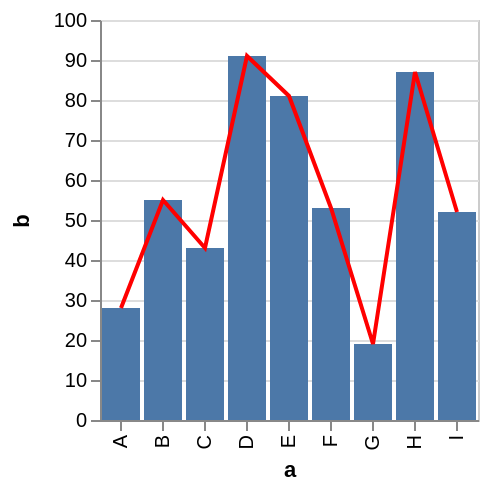

This figure's Vega-Lite source:
### Vega specification from a JSON file in a GitHub repository (floating-point values rounded to 4 significant figures)
{"$schema": "https://vega.github.io/schema/vega/v3.0.json", "autosize": "pad", "padding": 5, "encode": {"update": {"stroke": {"value": "#ccc"}, "fill": {"value": "transparent"}}}, "data": [{"name": "source_0", "values": [{"a": "A", "b": 28}, {"a": "B", "b": 55}, {"a": "C", "b": 43}, {"a": "D", "b": 91}, {"a": "E", "b": 81}, {"a": "F", "b": 53}, {"a": "G", "b": 19}, {"a": "H", "b": 87}, {"a": "I", "b": 52}]}, {"name": "data_1", "source": "source_0", "transform": [{"type": "formula", "expr": "toNumber(datum[\"b\"])", "as": "b"}, {"type": "filter", "expr": "datum[\"b\"] !== null && !isNaN(datum[\"b\"])"}]}, {"name": "data_2", "source": "source_0", "transform": [{"type": "formula", "expr": "toNumber(datum[\"b\"])", "as": "b"}, {"type": "filter", "expr": "datum[\"b\"] !== null && !isNaN(datum[\"b\"])"}, {"type": "collect", "sort": {"field": "a", "order": "descending"}}]}], "signals": [{"name": "x_step", "value": 21}, {"name": "width", "update": "bandspace(domain('x').length, 0.1, 0.05) * x_step"}, {"name": "height", "update": "200"}], "marks": [{"name": "layer_0_marks", "type": "rect", "clip": true, "role": "bar", "from": {"data": "data_1"}, "encode": {"update": {"x": {"scale": "x", "field": "a"}, "width": {"scale": "x", "band": true}, "y": {"scale": "y", "field": "b"}, "y2": {"scale": "y", "value": 0}, "fill": {"value": "#4c78a8"}}}}, {"name": "layer_1_marks", "type": "line", "clip": true, "from": {"data": "data_2"}, "encode": {"update": {"x": {"scale": "x", "field": "a", "band": 0.5}, "y": {"scale": "y", "field": "b"}, "stroke": {"value": "red"}}}}], "scales": [{"name": "x", "type": "band", "domain": {"fields": [{"data": "data_1", "field": "a"}, {"data": "data_2", "field": "a"}], "sort": true}, "range": {"step": {"signal": "x_step"}}, "round": true, "paddingInner": 0.1, "paddingOuter": 0.05}, {"name": "y", "type": "linear", "domain": {"fields": [{"data": "data_1", "field": "b"}, {"data": "data_2", "field": "b"}], "sort": true}, "range": [{"signal": "height"}, 0], "round": true, "nice": true, "zero": true}], "axes": [{"scale": "x", "orient": "bottom", "tickCount": 5, "title": "a", "zindex": 1, "encode": {"labels": {"update": {"angle": {"value": 270}, "align": {"value": "right"}, "baseline": {"value": "middle"}}}}}, {"scale": "y", "maxExtent": 30, "minExtent": 30, "orient": "left", "title": "b", "zindex": 1}, {"scale": "y", "domain": false, "grid": true, "labels": false, "orient": "left", "ticks": false, "zindex": 0, "gridScale": "x"}], "config": {"axis": {"quantitativeExtent": 30}}}
